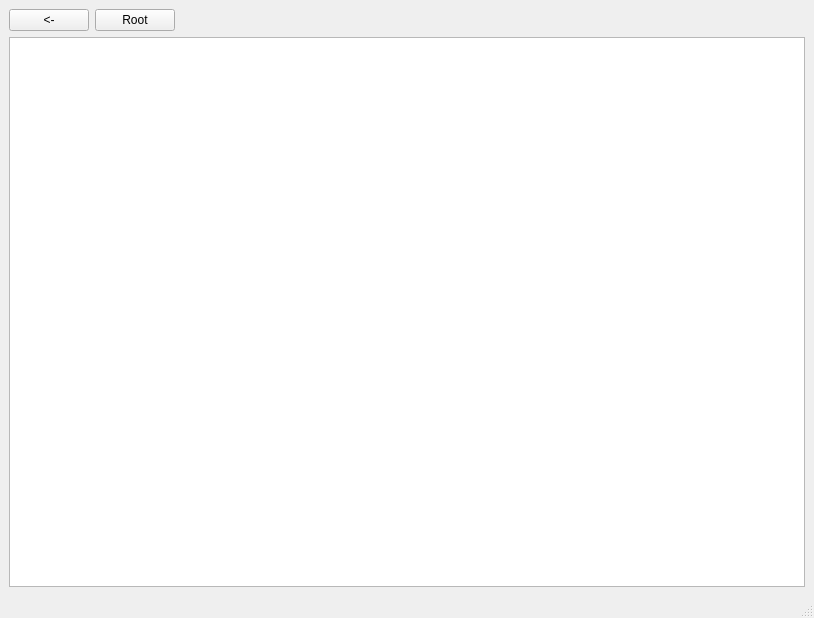
<?xml version="1.0" encoding="UTF-8"?>
<ui version="4.0">
 <class>MainWindow</class>
 <widget class="QMainWindow" name="MainWindow">
  <property name="geometry">
   <rect>
    <x>0</x>
    <y>0</y>
    <width>814</width>
    <height>618</height>
   </rect>
  </property>
  <property name="windowTitle">
   <string>MainWindow</string>
  </property>
  <widget class="QWidget" name="centralwidget">
   <layout class="QGridLayout" name="gridLayout">
    <item row="0" column="2">
     <spacer name="horizontalSpacer">
      <property name="orientation">
       <enum>Qt::Horizontal</enum>
      </property>
      <property name="sizeHint" stdset="0">
       <size>
        <width>40</width>
        <height>20</height>
       </size>
      </property>
     </spacer>
    </item>
    <item row="0" column="1">
     <widget class="QPushButton" name="BackRoot">
      <property name="text">
       <string>Root</string>
      </property>
     </widget>
    </item>
    <item row="1" column="0" colspan="3">
     <widget class="Custom_QListWidget" name="listWidget"/>
    </item>
    <item row="0" column="0">
     <widget class="QPushButton" name="BackFolder">
      <property name="text">
       <string>&lt;-</string>
      </property>
     </widget>
    </item>
   </layout>
  </widget>
  <widget class="QMenuBar" name="menubar">
   <property name="geometry">
    <rect>
     <x>0</x>
     <y>0</y>
     <width>814</width>
     <height>22</height>
    </rect>
   </property>
  </widget>
  <widget class="QStatusBar" name="statusbar"/>
 </widget>
 <customwidgets>
  <customwidget>
   <class>Custom_QListWidget</class>
   <extends>QListWidget</extends>
   <header location="global">custom_qlistwidget.h</header>
  </customwidget>
 </customwidgets>
 <resources/>
 <connections/>
</ui>
